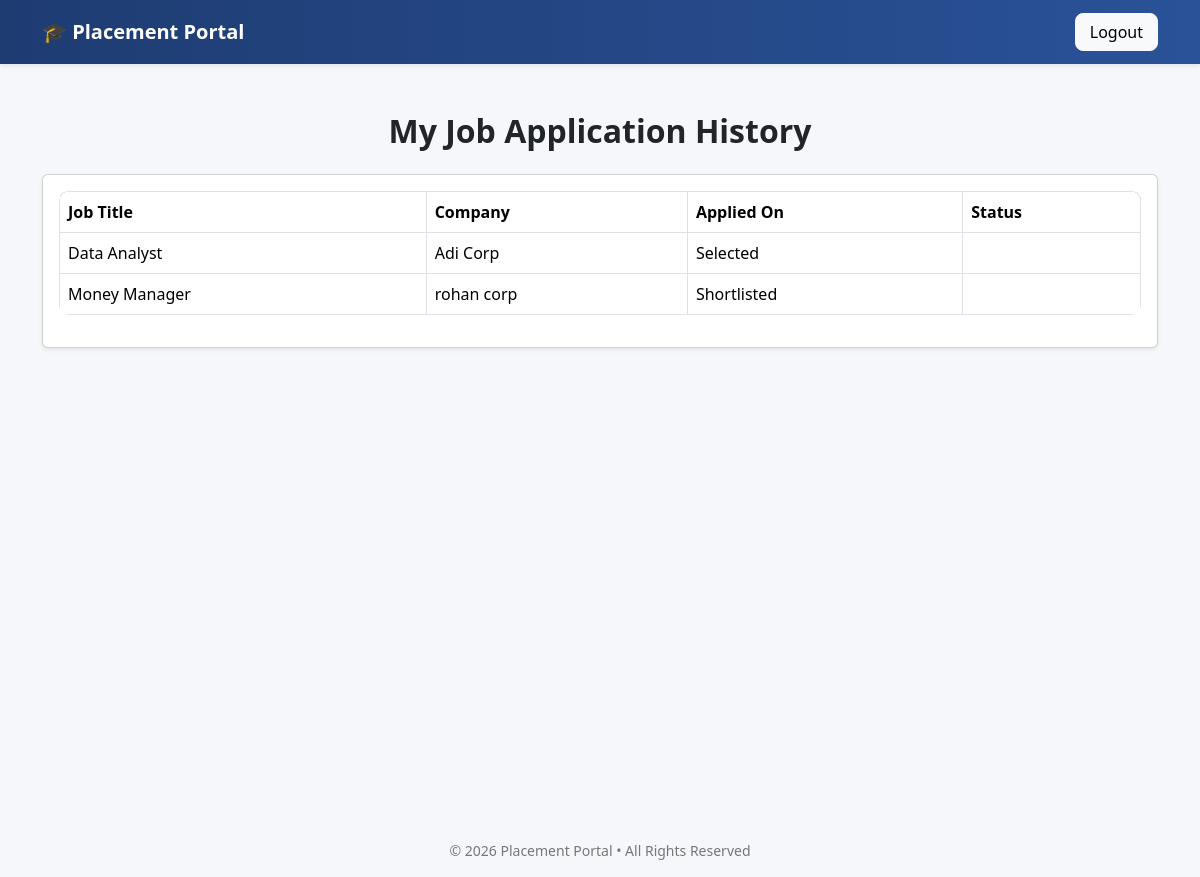
The page /student/application_history (signed in) on the database as committed earlier.
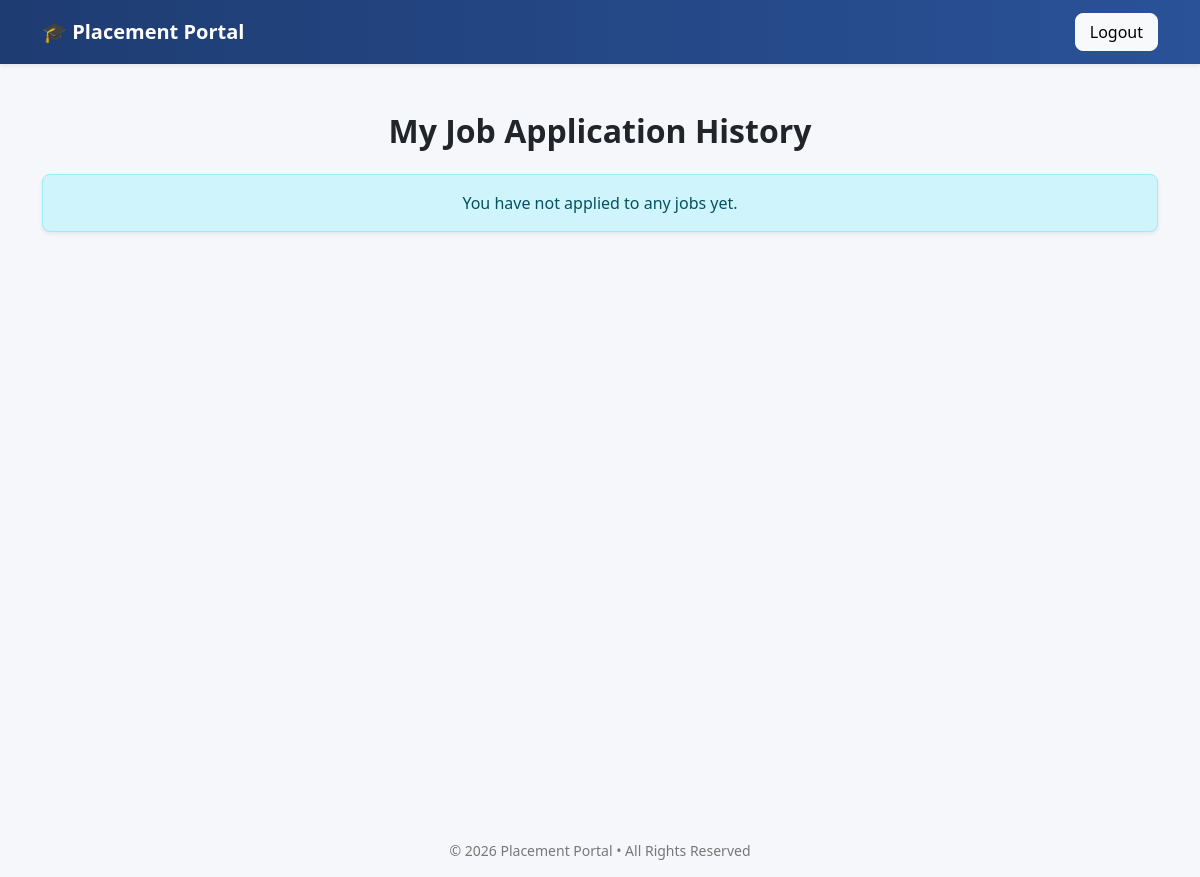
The same page on the database as committed later.
### tables this page shows
CREATE TABLE applications(
        id INTEGER PRIMARY KEY AUTOINCREMENT,
        student_id INTEGER NOT NULL,
        job_id INTEGER NOT NULL,
        applied_on TIMESTAMP DEFAULT CURRENT_TIMESTAMP,
        status TEXT CHECK(status in ('Applied','Shortlisted','Selected','Rejected')) DEFAULT 'Applied' NOT NULL,
        UNIQUE(student_id, job_id),
        FOREIGN KEY (student_id) REFERENCES students(id)
        ON DELETE CASCADE 
        ON UPDATE CASCADE,
        FOREIGN KEY (job_id) REFERENCES jobs(id)
        ON DELETE CASCADE 
        ON UPDATE CASCADE
    );

CREATE TABLE jobs(
        id INTEGER PRIMARY KEY AUTOINCREMENT,
        company_id INTEGER NOT NULL,
        title TEXT NOT NULL,
        description TEXT NOT NULL,
        eligibility_criteria TEXT NOT NULL,
        deadline TEXT NOT NULL,
        required_skills TEXT,
        experience_required TEXT,
        salary_range TEXT,
        job_type TEXT CHECK(job_type IN ('Full-time','Internship','Contract')) DEFAULT 'Full-time',
        location TEXT,
        status TEXT CHECK(status in ('Pending','Approved','Closed')) DEFAULT 'Pending' NOT NULL,
        created_at TIMESTAMP DEFAULT CURRENT_TIMESTAMP,
        FOREIGN KEY (company_id) REFERENCES companies(id)
        ON DELETE CASCADE
        ON UPDATE CASCADE
    );

CREATE TABLE companies(
        id INTEGER PRIMARY KEY AUTOINCREMENT,
        company_name TEXT NOT NULL,
        email TEXT UNIQUE NOT NULL,
        hashed_password TEXT NOT NULL,
        hr_contact TEXT NOT NULL,
        website TEXT,
        approval_status TEXT CHECK(approval_status IN ('Pending','Approved','Rejected')) DEFAULT 'Pending' NOT NULL,
        is_blacklisted INTEGER DEFAULT 0 NOT NULL,
        created_at TIMESTAMP DEFAULT CURRENT_TIMESTAMP
    );

### app.py (the view)
@app.route("/student/application_history")
@login_required
def student_application_history():
    if current_user.role != "student":
        flash("Unauthorized access")
        return redirect(url_for("login"))
    con = sqlite3.connect("placement.db")
    cur = con.cursor()
    cur.execute("""
        SELECT jobs.title,
               companies.company_name,
               applications.status,
               applications.applied_on
        FROM applications
        JOIN jobs ON applications.job_id = jobs.id
        JOIN companies ON jobs.company_id = companies.id
        WHERE applications.student_id = ?
        ORDER BY applications.applied_on DESC
    """, (current_user.actual_id,))
    applications = cur.fetchall()
    con.close()
    return render_template("student_application_history.html", applications=applications)

### app.py (called while the page is built)
@login_manager.user_loader
def load_user(user_id):
    try:
        role, actual_id = user_id.split("-")
        return User(int(actual_id), role)
    except (ValueError, AttributeError):
        return None

### templates/student_application_history.html (shortened to what this page needs)
{% extends "base.html" %}
{% block content %}
<div class="container mt-5">
    <h2 class="mb-4 text-center">My Job Application History</h2>
    {% if applications %}
    <div class="card shadow-sm">
        <div class="card-body">
            <div class="table-responsive">
                <table class="table table-bordered align-middle">
                    <thead>
                        <tr>
                            <th>Job Title</th>
                            <th>Company</th>
                            <th>Applied On</th>
                            <th>Status</th>
                        </tr>
                    </thead>
                    <tbody>
                        {% for app in applications %}
                        <tr>
                            <td>{{ app[0] }}</td>
                            <td>{{ app[1] }}</td>
                            <td>{{ app[2] }}</td>
                            <td>
                            </td>
                        </tr>
                        {% endfor %}
                    </tbody>
                </table>
            </div>
        </div>
    </div>
    {% else %}
        <div class="alert alert-info text-center shadow-sm">
            You have not applied to any jobs yet.
        </div>
    {% endif %}
</div>
{% endblock %}

Rows that differ between the two databases and show on the page:
removed applications: title "Data Analyst", company_name "Adi Corp", status "Selected"
removed applications: title "Money Manager", company_name "rohan corp", status "Shortlisted"
Other text that changed with them:
text no longer shown: "Job Title Company Applied On Status"
text now shown: "You have not applied to any jobs yet."
